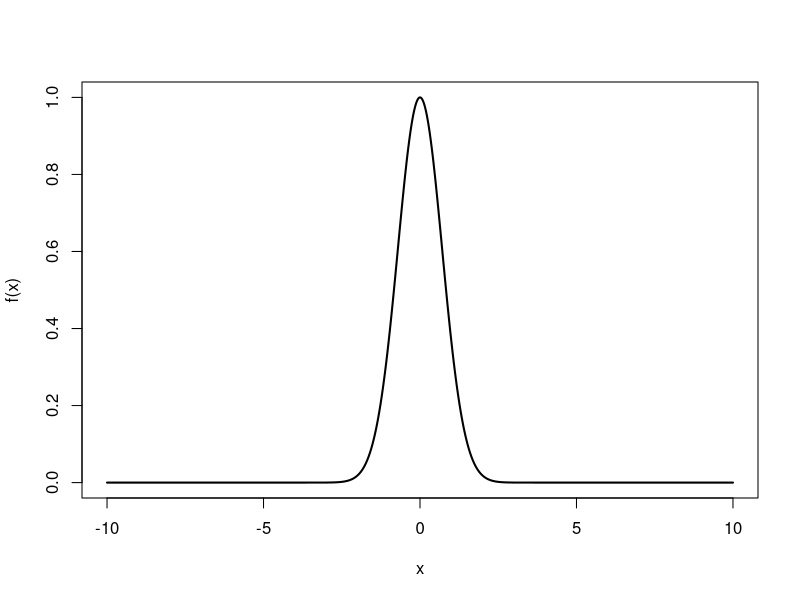
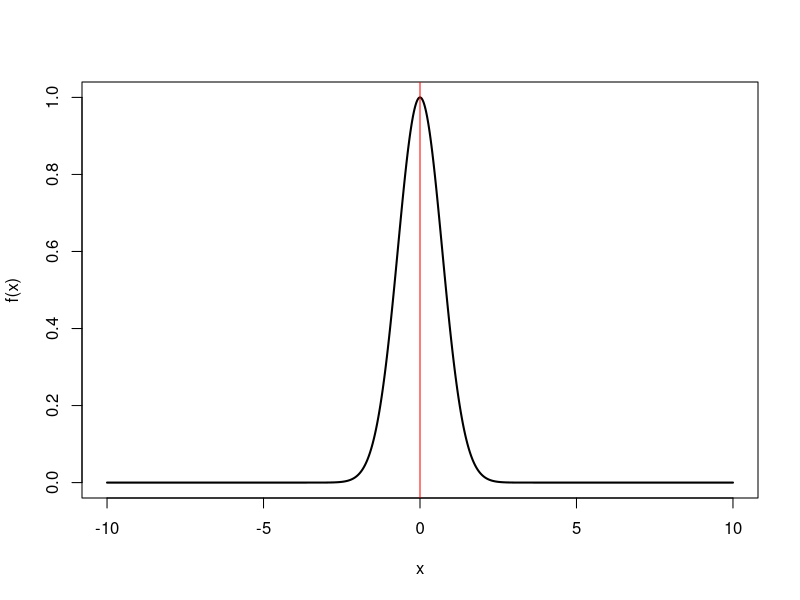
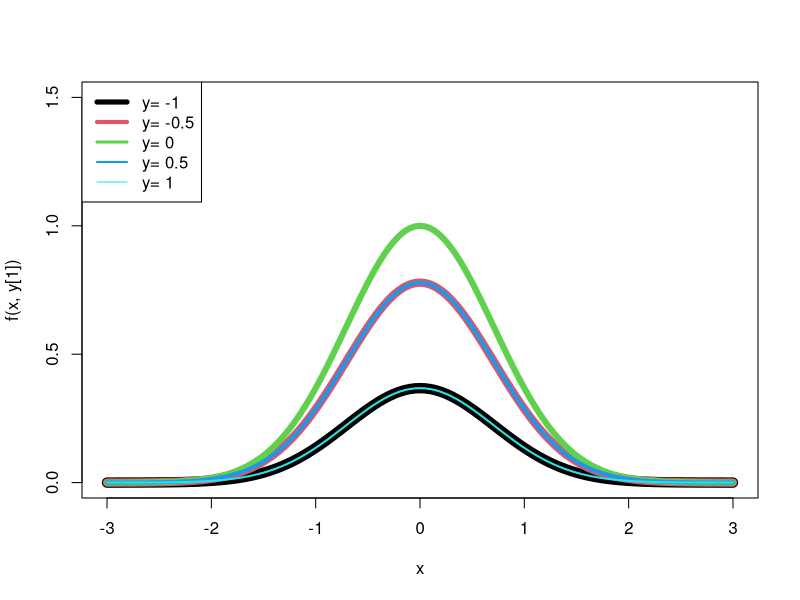
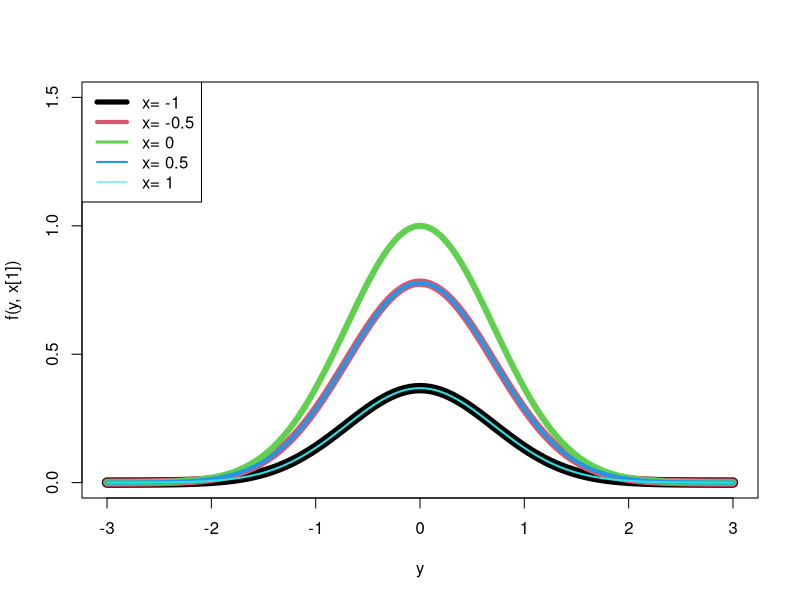
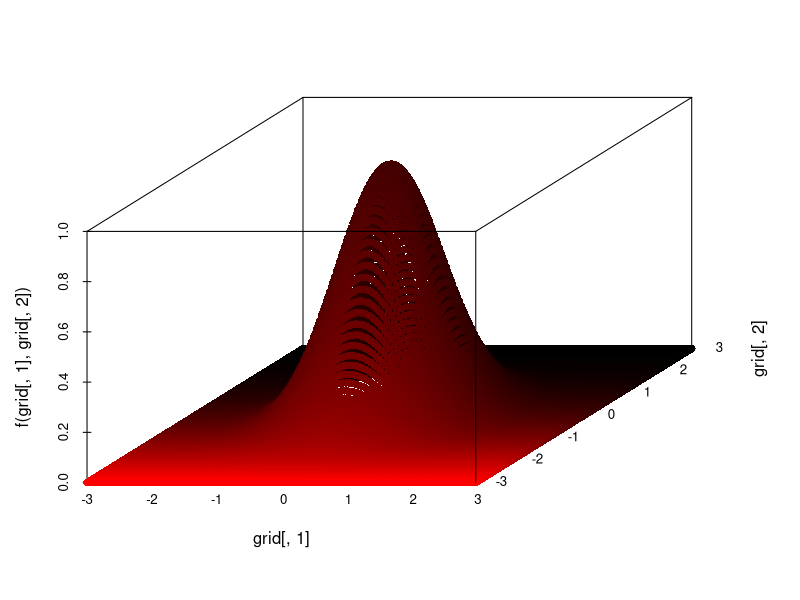

Reproduce these figures in R, in order.
## ---- chunk 1
knitr::opts_chunk$set(echo = TRUE)
## ---- chunk 2
#Define function
f <- function(x){exp(-x^2)}
x <- seq(-10,10,0.01)
plot(x,f(x), type="l", lwd=2)
## ---- chunk 3
#Define Hill-climbing algorithm
step_size = 0.05
current_x  = 1
current_y <- f(current_x)
n_steps = 200;

  for(i in 1:n_steps){
        new_x  = current_x + step_size
        new_y <- f(new_x)   
        if(new_y >= current_y){
            current_x = new_x
            current_y = new_y}
        else
            {step_size = -step_size * 2/3}}
print(current_x)

plot(x,f(x), type="l", lwd=2)
abline(v=current_x, col="red")
## ---- chunk 4
#Define function
f <- function(x,y){exp(-x^2-y^2)}

#########2D plot 1
x <- seq(-3,3,0.05)
y <- seq(-1,1,0.5)
y_i <- NULL
plot(x,f(x,y[1]), type="l", ylim=c(0,1.5), col=1, lwd=length(y)*2)
for(a in 2:length(y)){
y_i[a-1] = y[a]
lines(x,f(x,y_i[a-1]), col=a, lwd=(length(y)-(a-1):1)*2)}
legend("topleft", paste("y=",legend=c("-1",y_i)), lwd=length(y):1, col=1:length(y))

#########2D plot 2
y <- seq(-3,3,0.05)
x <- seq(-1,1,0.5)
x_i <- NULL
plot(y,f(y,x[1]), type="l", ylim=c(0,1.5), col=1, lwd=length(x)*2)
for(a in 2:length(x)){
x_i[a-1] = x[a]
lines(y,f(y,x_i[a-1]), col=a, lwd=(length(x)-(a-1):1)*2)}
legend("topleft", paste("x=",legend=c("-1",x_i)), lwd=length(x):1, col=1:length(x))

x <- seq(-3,3,0.05)
grid <- expand.grid(x, y)
library(scatterplot3d)
scatterplot3d(grid[,1], grid[,2], f(grid[,1],grid[,2]), highlight.3d = TRUE, col.axis = "black",
col.grid = "lightblue", pch = 16)
## ---- chunk 5
step_x = 0.025
step_y = 0.025
current_x = -10
current_y = -10

current_z = f(current_x, current_y)

nIter = 10000000
for(i in 1:nIter){
    new_x = current_x + step_x;
    new_z = f(new_x, current_y);
    if(new_z >= current_z){
        current_x = new_x;
        current_z = new_z;}
    else{step_x = -step_x * 2/3}
    
    new_y = current_y + step_y;
    new_z = f(current_x, new_y);
    if(new_z >= current_z){
        current_y = new_y;
        current_z = new_z;}
    else{
        step_y = -step_y * 2/3;}
    if(current_z > .9999){break}}
    
print(c(current_x,current_y))
